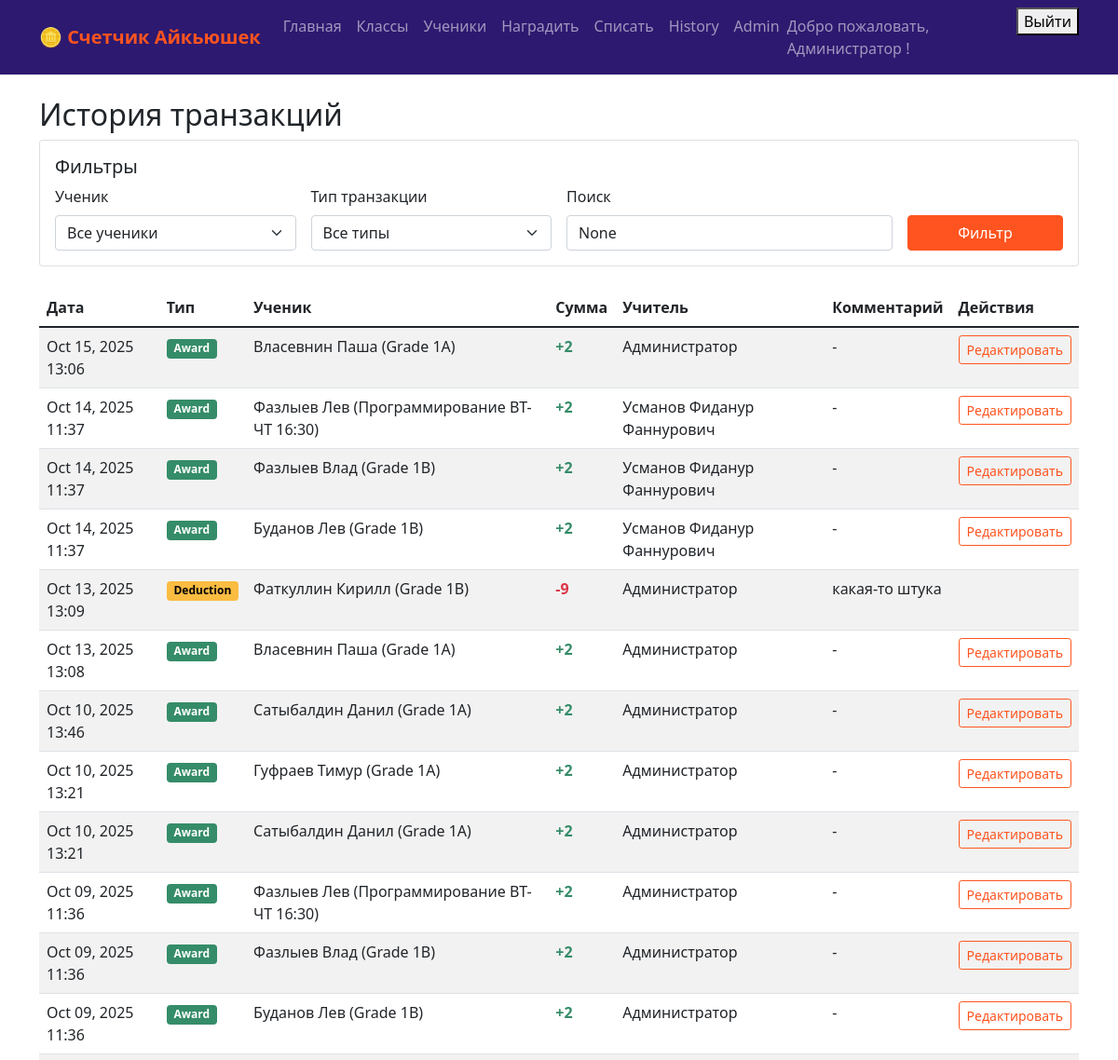
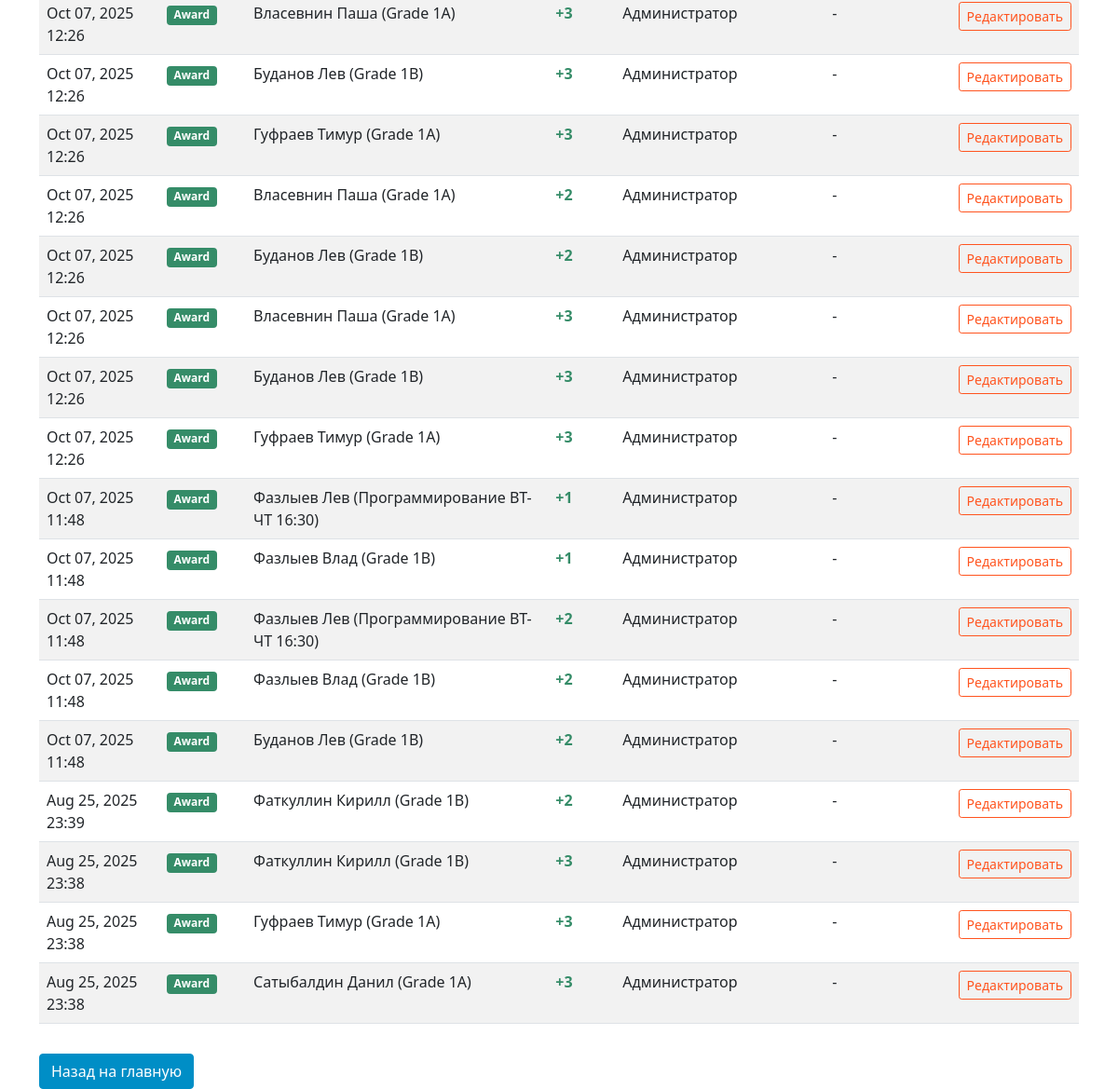
/transaction-history/ (signed in), run on the app's committed database (2 pictures, top to bottom).
### iqcoin_app/models.py (models this page shows, shortened)
class UserProfile(models.Model):
    user = models.OneToOneField(User, on_delete=models.CASCADE)
    role = models.CharField(max_length=10, choices=USER_ROLES, default='teacher')
    student = models.ForeignKey('Student', on_delete=models.SET_NULL, null=True, blank=True)
    full_name = models.CharField(max_length=100, blank=True, null=True)

class Transaction(models.Model):
    TRANSACTION_TYPES = (
        ('AWARD', 'Award'),
        ('DEDUCT', 'Deduction'),
    )
    type = models.CharField(max_length=10, choices=TRANSACTION_TYPES)
    amount = models.IntegerField()
    student = models.ForeignKey(Student, on_delete=models.CASCADE)
    teacher = models.ForeignKey(User, on_delete=models.CASCADE)
    date = models.DateTimeField(auto_now_add=True)
    comment = models.TextField(blank=True, null=True)
    edited = models.BooleanField(default=False)

class Student(models.Model):
    name = models.CharField(max_length=100)
    group = models.ForeignKey(Class, on_delete=models.CASCADE)
    balance = models.IntegerField(default=0)
    phone_number = models.CharField(max_length=15, unique=True, blank=True, null=True)
    is_active = models.BooleanField(default=True)

class Class(models.Model):
    group = models.CharField(max_length=50)
    teacher = models.ForeignKey(User, on_delete=models.CASCADE)
    description = models.TextField(blank=True, null=True)
    def __str__(self):
        return f"{self.group}"

### iqcoin_app/views.py (the view)
# urls.py: path('transaction-history/', views.transaction_history, name='transaction_history'),
@login_required
def transaction_history(request):
    try:
        user_profile = request.user.userprofile
    except UserProfile.DoesNotExist:
        user_profile = UserProfile.objects.create(user=request.user, role='teacher')
    if user_profile.role == 'student':
        transactions = Transaction.objects.filter(student=user_profile.student).order_by('-date') if user_profile.student else Transaction.objects.none()
    elif user_profile.role == 'teacher':
        transactions = Transaction.objects.filter(teacher=request.user).order_by('-date')
    elif user_profile.role == 'admin':
        transactions = Transaction.objects.all().order_by('-date')
    else:
        transactions = Transaction.objects.filter(teacher=request.user).order_by('-date')
    student_filter = request.GET.get('student')
    if student_filter and user_profile.role in ['teacher', 'admin']:
        transactions = transactions.filter(student_id=student_filter)
    type_filter = request.GET.get('type')
    if type_filter:
        transactions = transactions.filter(type=type_filter)
    search_query = request.GET.get('search')
    if search_query and user_profile.role in ['teacher', 'admin']:
        transactions = transactions.filter(
            Q(student__name__icontains=search_query) |
            Q(teacher__username__icontains=search_query) |
            Q(comment__icontains=search_query)
        )
    if user_profile.role in ['teacher', 'admin']:
        students = Student.objects.all().order_by('name')
    else:
        students = Student.objects.none()
    context = {
        'transactions': transactions,
        'students': students,
        'current_student': student_filter,
        'current_type': type_filter,
        'search_query': search_query,
    }
    return render(request, 'transaction_history.html', context)

### iqcoin_app/templates/transaction_history.html (shortened to what this page needs)
{% extends 'base.html' %}
{% block content %}
<h2>История транзакций</h2>
<div class="card mb-4">
    <div class="card-body">
        <h5 class="card-title">Фильтры</h5>
        <form method="get" class="row g-3">
            <div class="col-md-3">
                <label for="student" class="form-label">Ученик</label>
                <select name="student" id="student" class="form-select">
                    <option value="">Все ученики</option>
                </select>
            </div>
            <div class="col-md-3">
                <label for="type" class="form-label">Тип транзакции</label>
                <select name="type" id="type" class="form-select">
                    <option value="">Все типы</option>
                </select>
            </div>
            <div class="col-md-4">
                <label for="search" class="form-label">Поиск</label>
                <input type="text" name="search" id="search" class="form-control"
                       value="{{ search_query }}" placeholder="Поиск по ученику, учителю или комментарию...">
            </div>
            <div class="col-md-2 d-flex align-items-end">
                <button type="submit" class="btn btn-primary w-100">Фильтр</button>
            </div>
        </form>
    </div>
</div>
<div class="table-responsive">
    <table class="table table-striped">
        <thead>
            <tr>
                <th>Дата</th>
                <th>Тип</th>
                <th>Ученик</th>
                <th>Сумма</th>
                <th>Учитель</th>
                <th>Комментарий</th>
                <th>Действия</th>
            </tr>
        </thead>
        <tbody>
            {% for transaction in transactions %}
            <tr {% if transaction.edited %}class="edited-transaction"{% endif %}>
                <td>{{ transaction.date|date:"M d, Y H:i" }}</td>
                <td>
                    <span class="badge bg-{% if transaction.type == 'AWARD' %}success{% else %}warning{% endif %}">
                        {{ transaction.get_type_display }}
                    </span>
                </td>
                <td>{{ transaction.student.name }} ({{ transaction.student.group.group }})</td>
                <td>
                    <span class="transaction-{{ transaction.type|lower }}">
                        {% if transaction.type == 'AWARD' %}+{% else %}-{% endif %}{{ transaction.amount }}
                    </span>
                </td>
                <td>
                    {% if transaction.teacher.userprofile.full_name %}
                        {{ transaction.teacher.userprofile.full_name }}
                    {% else %}
                        {{ transaction.teacher.username }}
                    {% endif %}
                </td>
                <td>
                    {% if transaction.comment %}
                        {{ transaction.comment|truncatechars:50 }}
                    {% else %}
                        -
                    {% endif %}
                </td>
                <td>
                    {% if transaction.type == 'AWARD' %}
                        <a href="{% url 'edit_transaction' transaction.id %}" class="btn btn-sm btn-outline-primary">
                            Редактировать
                        </a>
                    {% endif %}
                </td>
            </tr>
            {% empty %}
            <tr>
                <td colspan="7" class="text-center">Транзакции не найдены.</td>
            </tr>
            {% endfor %}
        </tbody>
    </table>
</div>
<div class="mt-3">
    <a href="{% url 'home' %}" class="btn btn-secondary">Назад на главную</a>
</div>
{% endblock %}

### iqcoin_app/templates/base.html (shortened to what this page needs)
<!DOCTYPE html>
<html lang="en">
<head>
    <link href="https://cdn.jsdelivr.net/npm/bootstrap@5.1.3/dist/css/bootstrap.min.css" rel="stylesheet">
</head>
<body>
    <nav class="navbar navbar-expand-lg navbar-dark bg-primary">
        <div class="container">
            <a class="navbar-brand" href="{% url 'home' %}">🪙 Счетчик Айкьюшек</a>
            {% if user.is_authenticated %}
            <div class="navbar-nav ms-auto">
                <a class="nav-link" href="{% url 'home' %}">Главная</a>
                <a class="nav-link" href="{% url 'class_list' %}">Классы</a>
                <a class="nav-link" href="{% url 'student_list' %}">Ученики</a>
                <a class="nav-link" href="{% url 'award_coins' %}">Наградить</a>
                <a class="nav-link" href="{% url 'deduct_coins' %}">Списать</a>
                <a class="nav-link" href="{% url 'transaction_history' %}">History</a>
                {% if user.userprofile.role == 'admin' %}
                <a class="nav-link" href="{% url 'admin:index' %}">Admin</a>
                {% endif %}
                <span class="navbar-text me-3">
                    Добро пожаловать,
                    {% if user.userprofile.full_name %}
                        {{ user.userprofile.full_name }}
                    {% else %}
                        {{ user.username }}
                    {% endif %}!
                </span>
                <form method="post" action="{% url 'logout' %}" style="display: inline;">
                    <button type="submit" class="logout-btn">Выйти</button>
                </form>
            </div>
            {% endif %}
        </div>
    </nav>
    <div class="container mt-4">
        {% block content %}
        {% endblock %}
    </div>
</body>
</html>

### iqcoin_app/templates/base.html (style rules this page uses)
:root { --primary-orange: #ff541f; --primary-blue: #68C8F2; --dark-blue: #008EC6; --primary-green: #358c68; --primary-yellow: #FBBC42; --dark-purple: #2E1970; }
.btn-primary { background-color: var(--primary-orange); border-color: var(--primary-orange); }
.btn-secondary { background-color: var(--dark-blue); border-color: var(--dark-blue); }
.btn-outline-primary { color: var(--primary-orange); border-color: var(--primary-orange); }
.navbar-brand { font-weight: bold; color: var(--primary-orange) !important; }
.navbar-dark.bg-primary { background-color: var(--dark-purple) !important; }
.badge.bg-success { background-color: var(--primary-green) !important; }
.badge.bg-warning { background-color: var(--primary-yellow) !important; color: #000; }
.transaction-award { color: var(--primary-green); font-weight: bold; }
.transaction-deduct { color: #dc3545; font-weight: bold; }

### data on the page
Transaction: shows "Редактировать"
Transaction: shows "Редактировать"
Transaction: shows "Редактировать"
Transaction: shows "Редактировать"
Transaction: shows "Редактировать"
Transaction: shows "Редактировать"
Transaction: shows "Редактировать"
Transaction: shows "Редактировать"
Transaction: shows "Редактировать"
Transaction: shows "Редактировать"
Transaction: shows "Редактировать"
Transaction: shows "Редактировать"
Transaction: shows "Редактировать"
Transaction: shows "Редактировать"
Transaction: shows "Редактировать"
Transaction: shows "Редактировать"
Transaction: shows "Редактировать"
Transaction: shows "Редактировать"
Transaction: shows "Редактировать"
Transaction: shows "Редактировать"
Transaction: shows "Редактировать"
Transaction: shows "Редактировать"
Transaction: shows "Редактировать"
Transaction: shows "Редактировать"
Transaction: shows "Редактировать"
Transaction: shows "Редактировать"
Transaction: shows "Редактировать"
Transaction: shows "Редактировать"

### other printed values
{{ user.userprofile.full_name }} "Администратор"
